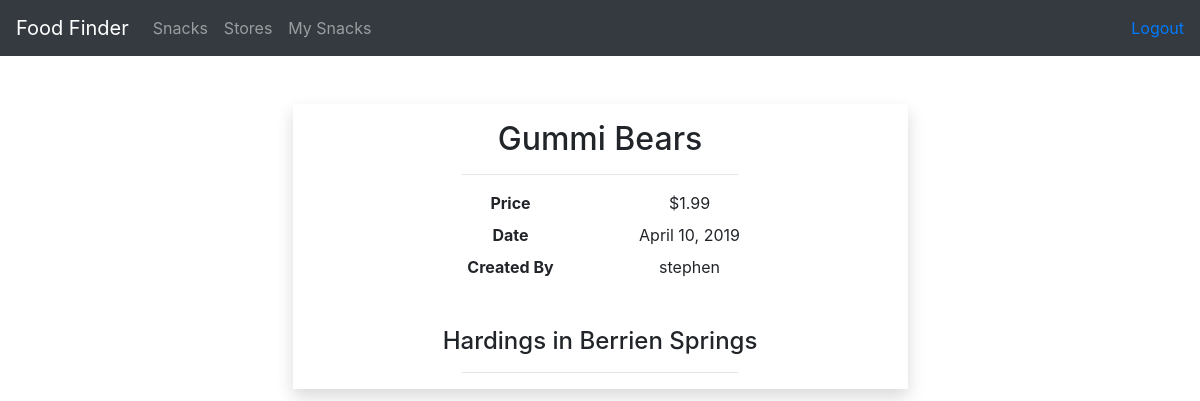
/food/snack/3/ (signed in), run on an earlier commit of the app's database.
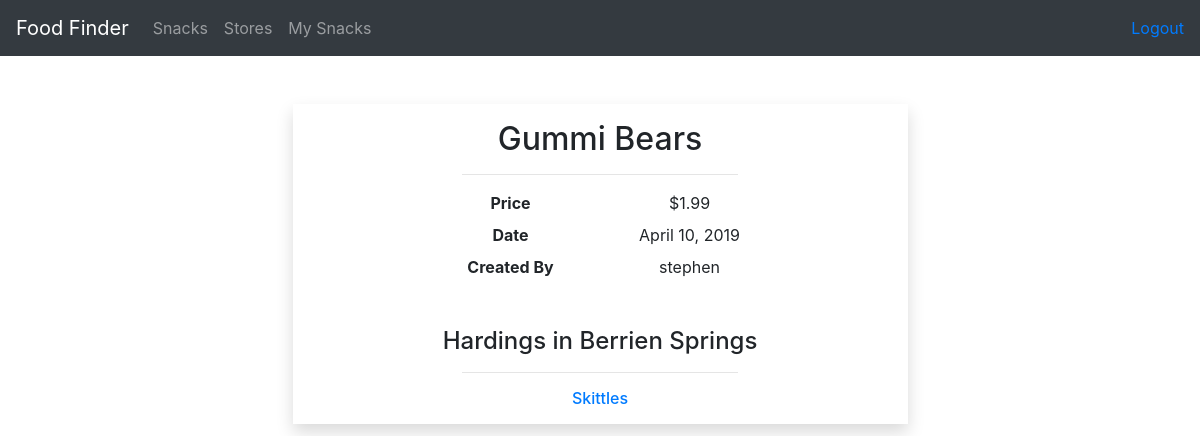
And on a later commit of the database.
### food/models.py (models this page shows)
class Snack(models.Model):
    store = models.ForeignKey(Store, on_delete=models.CASCADE)
    name = models.CharField(max_length=255)
    price = models.DecimalField(default=1.00, decimal_places=2, max_digits=6)
    date_found = models.DateTimeField(auto_now_add=True, blank=True)
    sale = models.BooleanField(default=False)
    snack_author = models.ForeignKey(settings.AUTH_USER_MODEL, on_delete=models.CASCADE, null=True)
    def __str__(self):
        return f'%s' % self.name
    def pretty_price_string(self):
        fancy_price = f'$%.2f' % self.price
        return fancy_price

### food/views.py (the view)
# urls.py: path('snack/<int:snack_id>/', views.snack_details, name='snack_details'),
@login_required()
def snack_details(request, snack_id):
    snack = get_object_or_404(Snack, pk=snack_id)
    return render(request, 'food/snack_details.html', {'snack': snack})

### food/templates/food/snack_details.html
{% extends 'food/base.html' %}
{% block content %}
    <div class="row justify-content-center mt-5">
        <div class="col-6 text-center shadow">
            <div class="m-3">
                <h2>{{ snack }}</h2>
                <hr class="w-50">
                <div class="mt-3">
                    <div class="row justify-content-center m-2">
                        <div class="col-4"><strong>Price</strong></div>
                        <div class="col-4">{{ snack.pretty_price_string }}</div>
                    </div>
                    <div class="row justify-content-center m-2">
                        <div class="col-4"><strong>Date</strong></div>
                        <div class="col-4">{{ snack.date_found.date}}</div>
                    </div>
                    <div class="row justify-content-center m-2">
                        <div class="col-4"><strong>Created By</strong></div>
                        <div class="col-4">{% if snack.snack_author %}{{ snack.snack_author }}{% else %}Admin{% endif %}</div>
                    </div>
                </div>
                <div class="mt-5">
                    <h4>{{ snack.store.name }} in {{ snack.store.city }}</h4>
                    <hr class="w-50">
                    {% for other_snack in snack.store.snack_set.all %}
                        {% if not other_snack.name == snack.name %}
                            <h6><a href="{% url 'food:snack_details' other_snack.id %}">{{ other_snack }}</a></h6>
                        {% endif %}
                    {% endfor %}
                </div>
            </div>
        </div>
    </div>
{% endblock %}

What changed in the data, as far as the page shows it:
added Snack: name "Skittles"
